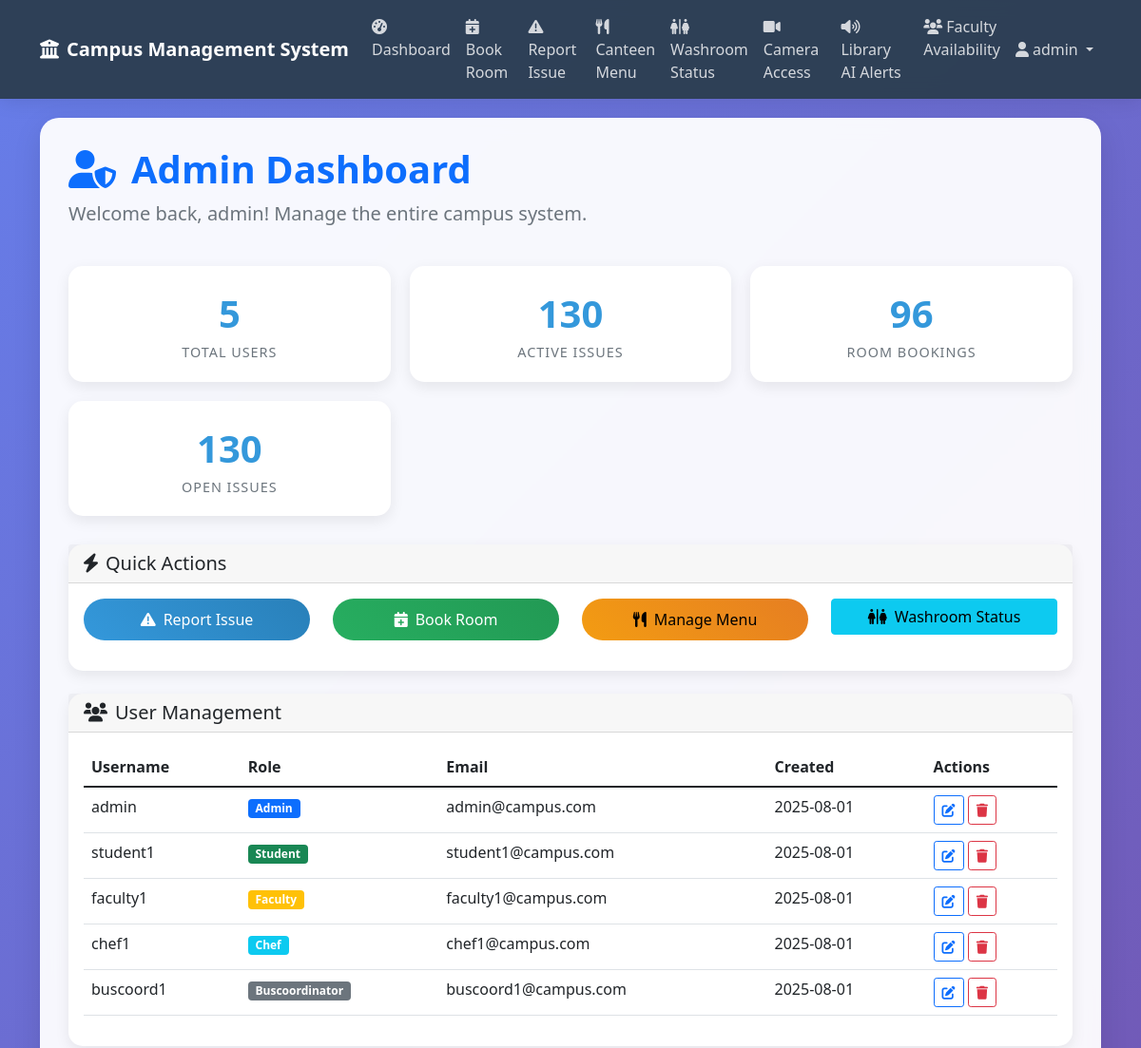
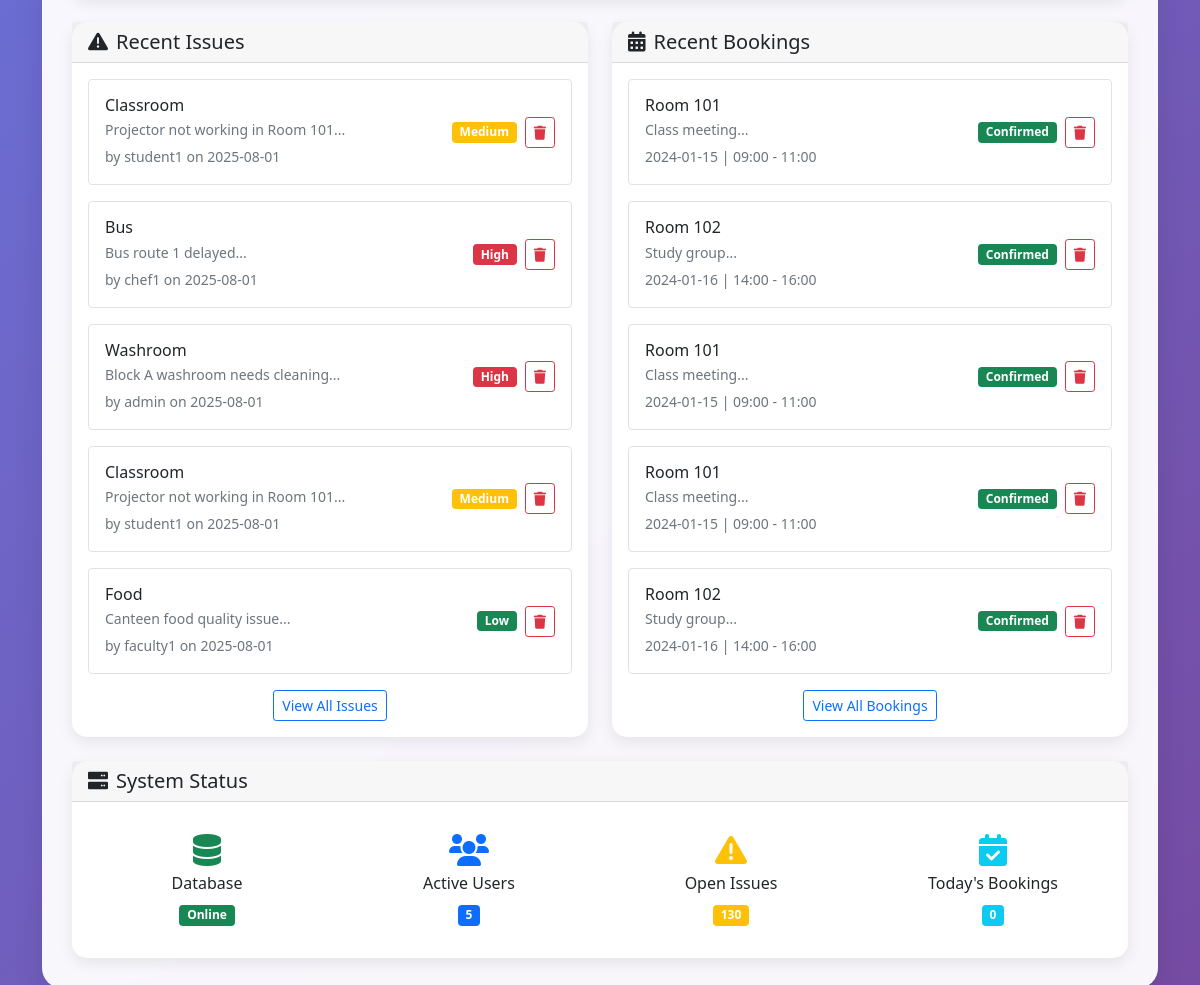
The page /admin/dashboard (signed in) on the database its author committed (2 pictures, top to bottom).
### tables this page shows
CREATE TABLE users (
            id INTEGER PRIMARY KEY AUTOINCREMENT,
            username TEXT UNIQUE NOT NULL,
            password TEXT NOT NULL,
            role TEXT NOT NULL,
            email TEXT,
            created_at TIMESTAMP DEFAULT CURRENT_TIMESTAMP
        );

CREATE TABLE issues (
            id INTEGER PRIMARY KEY AUTOINCREMENT,
            user_id INTEGER,
            category TEXT,
            description TEXT,
            location TEXT,
            priority TEXT DEFAULT 'medium',
            status TEXT DEFAULT 'open',
            created_at TIMESTAMP DEFAULT CURRENT_TIMESTAMP,
            FOREIGN KEY (user_id) REFERENCES users (id)
        );

CREATE TABLE bookings (
            id INTEGER PRIMARY KEY AUTOINCREMENT,
            room_id INTEGER,
            user_id INTEGER,
            booking_date DATE,
            start_time TIME,
            end_time TIME,
            purpose TEXT,
            status TEXT DEFAULT 'confirmed',
            created_at TIMESTAMP DEFAULT CURRENT_TIMESTAMP,
            FOREIGN KEY (room_id) REFERENCES rooms (id),
            FOREIGN KEY (user_id) REFERENCES users (id)
        );

CREATE TABLE rooms (
            id INTEGER PRIMARY KEY AUTOINCREMENT,
            room_name TEXT NOT NULL,
            capacity INTEGER,
            room_type TEXT,
            status TEXT DEFAULT 'available'
        );

### app.py (the view)
@app.route('/admin/dashboard')
def admin_dashboard():
    if 'user_id' not in session or session['role'] != 'admin':
        return redirect(url_for('login'))
    conn = get_db_connection()
    users = conn.execute('SELECT * FROM users').fetchall()
    try:
        issues = conn.execute('SELECT i.*, u.username FROM issues i LEFT JOIN users u ON i.user_id = u.id').fetchall()
    except:
        issues = []
    try:
        bookings = conn.execute('SELECT b.*, r.room_name, u.username FROM bookings b LEFT JOIN rooms r ON b.room_id = r.id LEFT JOIN users u ON b.user_id = u.id').fetchall()
    except:
        bookings = []
    conn.close()
    return render_template('admin_dashboard.html', users=users, issues=issues, bookings=bookings, today=datetime.now().strftime('%Y-%m-%d'))

### templates/admin_dashboard.html (shortened to what this page needs)
{% extends "base.html" %}
{% block content %}
<div class="main-container">
    <div class="row mb-4">
        <div class="col-md-12">
            <h1 class="display-6 fw-bold text-primary">
                <i class="fas fa-user-shield me-3"></i>Admin Dashboard
            </h1>
            <p class="lead text-muted">Welcome back, {{ session.username }}! Manage the entire campus system.</p>
        </div>
    </div>
    <div class="dashboard-stats">
        <div class="stat-card">
            <div class="stat-number">{{ users|length }}</div>
            <div class="stat-label">Total Users</div>
        </div>
        <div class="stat-card">
            <div class="stat-number">{{ issues|length }}</div>
            <div class="stat-label">Active Issues</div>
        </div>
        <div class="stat-card">
            <div class="stat-number">{{ bookings|length }}</div>
            <div class="stat-label">Room Bookings</div>
        </div>
        <div class="stat-card">
            <div class="stat-number">{{ issues|selectattr('status', 'equalto', 'open')|list|length }}</div>
            <div class="stat-label">Open Issues</div>
        </div>
    </div>
    <div class="row mb-4">
        <div class="col-md-12">
            <div class="card">
                <div class="card-header">
                    <h5 class="card-title mb-0">
                        <i class="fas fa-bolt me-2"></i>Quick Actions
                    </h5>
                </div>
                <div class="card-body">
                    <div class="row">
                        <div class="col-md-3 mb-3">
                            <a href="{{ url_for('report_issue') }}" class="btn btn-primary w-100">
                                <i class="fas fa-exclamation-triangle me-2"></i>Report Issue
                            </a>
                        </div>
                        <div class="col-md-3 mb-3">
                            <a href="{{ url_for('book_room') }}" class="btn btn-success w-100">
                                <i class="fas fa-calendar-plus me-2"></i>Book Room
                            </a>
                        </div>
                        <div class="col-md-3 mb-3">
                            <a href="{{ url_for('canteen_menu') }}" class="btn btn-warning w-100">
                                <i class="fas fa-utensils me-2"></i>Manage Menu
                            </a>
                        </div>
                        <div class="col-md-3 mb-3">
                            <a href="{{ url_for('washroom_status') }}" class="btn btn-info w-100">
                                <i class="fas fa-restroom me-2"></i>Washroom Status
                            </a>
                        </div>
                    </div>
                </div>
            </div>
        </div>
    </div>
    <div class="row mb-4">
        <div class="col-md-12">
            <div class="card">
                <div class="card-header">
                    <h5 class="card-title mb-0">
                        <i class="fas fa-users me-2"></i>User Management
                    </h5>
                </div>
                <div class="card-body">
                    <div class="table-responsive">
                        <table class="table table-hover">
                            <thead>
                                <tr>
                                    <th>Username</th>
                                    <th>Role</th>
                                    <th>Email</th>
                                    <th>Created</th>
                                    <th>Actions</th>
                                </tr>
                            </thead>
                            <tbody>
                                {% for user in users %}
                                <tr>
                                    <td>{{ user.username }}</td>
                                    <td>
                                        <span class="badge bg-{{ 'primary' if user.role == 'admin' else 'success' if user.role == 'student' else 'warning' if user.role == 'faculty' else 'info' if user.role == 'chef' else 'secondary' }}">
                                            {{ user.role.title() }}
                                        </span>
                                    </td>
                                    <td>{{ user.email or 'N/A' }}</td>
                                    <td>{{ user.created_at.split(' ')[0] }}</td>
                                    <td>
                                        <button class="btn btn-sm btn-outline-primary">
                                            <i class="fas fa-edit"></i>
                                        </button>
                                        <a href="{{ url_for('delete_item', item_type='user', item_id=user.id) }}"
                                           class="btn btn-sm btn-outline-danger"
                                           onclick="return confirm('Are you sure you want to delete this user?')">
                                            <i class="fas fa-trash"></i>
                                        </a>
                                    </td>
                                </tr>
                                {% endfor %}
                            </tbody>
                        </table>
                    </div>
                </div>
            </div>
        </div>
    </div>
    <div class="row mb-4">
        <div class="col-md-6">
            <div class="card">
                <div class="card-header">
                    <h5 class="card-title mb-0">
                        <i class="fas fa-exclamation-triangle me-2"></i>Recent Issues
                    </h5>
                </div>
                <div class="card-body">
                    {% for issue in issues[:5] %}
                    <div class="d-flex justify-content-between align-items-center mb-3 p-3 border rounded">
                        <div>
                            <h6 class="mb-1">{{ issue.category.title() }}</h6>
                            <p class="mb-1 text-muted small">{{ issue.description[:50] }}...</p>
                            <small class="text-muted">by {{ issue.username }} on {{ issue.created_at.split(' ')[0] }}</small>
                        </div>
                        <div class="d-flex align-items-center">
                            <span class="badge bg-{{ 'danger' if issue.priority == 'high' else 'warning' if issue.priority == 'medium' else 'success' }} me-2">
                                {{ issue.priority.title() }}
                            </span>
                            <a href="{{ url_for('delete_item', item_type='issue', item_id=issue.id) }}"
                               class="btn btn-sm btn-outline-danger"
                               onclick="return confirm('Are you sure you want to delete this issue?')">
                                <i class="fas fa-trash"></i>
                            </a>
                        </div>
                    </div>
                    {% endfor %}
                    <div class="text-center">
                        <a href="{{ url_for('report_issue') }}" class="btn btn-outline-primary btn-sm">
                            View All Issues
                        </a>
                    </div>
                </div>
            </div>
        </div>
        <div class="col-md-6">
            <div class="card">
                <div class="card-header">
                    <h5 class="card-title mb-0">
                        <i class="fas fa-calendar-alt me-2"></i>Recent Bookings
                    </h5>
                </div>
                <div class="card-body">
                    {% for booking in bookings[:5] %}
                    <div class="d-flex justify-content-between align-items-center mb-3 p-3 border rounded">
                        <div>
                            <h6 class="mb-1">{{ booking.room_name }}</h6>
                            <p class="mb-1 text-muted small">{{ booking.purpose[:50] }}...</p>
                            <small class="text-muted">{{ booking.booking_date }} | {{ booking.start_time }} - {{ booking.end_time }}</small>
                        </div>
                        <div class="d-flex align-items-center">
                            <span class="badge bg-success me-2">{{ booking.status.title() }}</span>
                            <a href="{{ url_for('delete_item', item_type='booking', item_id=booking.id) }}"
                               class="btn btn-sm btn-outline-danger"
                               onclick="return confirm('Are you sure you want to delete this booking?')">
                                <i class="fas fa-trash"></i>
                            </a>
                        </div>
                    </div>
                    {% endfor %}
                    <div class="text-center">
                        <a href="{{ url_for('book_room') }}" class="btn btn-outline-primary btn-sm">
                            View All Bookings
                        </a>
                    </div>
                </div>
            </div>
        </div>
    </div>
    <div class="row">
        <div class="col-md-12">
            <div class="card">
                <div class="card-header">
                    <h5 class="card-title mb-0">
                        <i class="fas fa-server me-2"></i>System Status
                    </h5>
                </div>
                <div class="card-body">
                    <div class="row">
                        <div class="col-md-3 text-center">
                            <div class="p-3">
                                <i class="fas fa-database fa-2x text-success mb-2"></i>
                                <h6>Database</h6>
                                <span class="badge bg-success">Online</span>
                            </div>
                        </div>
                        <div class="col-md-3 text-center">
                            <div class="p-3">
                                <i class="fas fa-users fa-2x text-primary mb-2"></i>
                                <h6>Active Users</h6>
                                <span class="badge bg-primary">{{ users|length }}</span>
                            </div>
                        </div>
                        <div class="col-md-3 text-center">
                            <div class="p-3">
                                <i class="fas fa-exclamation-triangle fa-2x text-warning mb-2"></i>
                                <h6>Open Issues</h6>
                                <span class="badge bg-warning">{{ issues|selectattr('status', 'equalto', 'open')|list|length }}</span>
                            </div>
                        </div>
                        <div class="col-md-3 text-center">
                            <div class="p-3">
                                <i class="fas fa-calendar-check fa-2x text-info mb-2"></i>
                                <h6>Today's Bookings</h6>
                                <span class="badge bg-info">{{ bookings|selectattr('booking_date', 'equalto', today)|list|length }}</span>
                            </div>
                        </div>
                    </div>
                </div>
            </div>
        </div>
    </div>
</div>
{% endblock %}

### rows shown on the page
users: username "admin", role "Admin", email "admin@campus.com", created_at "2025-08-01"
users: username "student1", role "Student", email "student1@campus.com", created_at "2025-08-01"
users: username "faculty1", role "Faculty", email "faculty1@campus.com", created_at "2025-08-01"
users: username "chef1", role "Chef", email "chef1@campus.com", created_at "2025-08-01"
users: username "buscoord1", role "Buscoordinator", email "buscoord1@campus.com", created_at "2025-08-01"
issues: category "Classroom", description "Projector not working in Room 101", username "student1", created_at "2025-08-01", priority "Medium"
issues: category "Bus", description "Bus route 1 delayed", username "chef1", created_at "2025-08-01", priority "High"
issues: category "Washroom", description "Block A washroom needs cleaning", username "admin", created_at "2025-08-01", priority "High"
issues: category "Classroom", description "Projector not working in Room 101", username "student1", created_at "2025-08-01", priority "Medium"
issues: category "Food", description "Canteen food quality issue", username "faculty1", created_at "2025-08-01", priority "Low"
bookings: room_name "Room 101", purpose "Class meeting", booking_date "2024-01-15", start_time "09:00", end_time "11:00", status "Confirmed"
bookings: room_name "Room 102", purpose "Study group", booking_date "2024-01-16", start_time "14:00", end_time "16:00", status "Confirmed"
bookings: room_name "Room 101", purpose "Class meeting", booking_date "2024-01-15", start_time "09:00", end_time "11:00", status "Confirmed"
bookings: room_name "Room 101", purpose "Class meeting", booking_date "2024-01-15", start_time "09:00", end_time "11:00", status "Confirmed"
bookings: room_name "Room 102", purpose "Study group", booking_date "2024-01-16", start_time "14:00", end_time "16:00", status "Confirmed"

### other values the page prints
{{ session.username }} "admin"
{{ users|length }} "5"
{{ issues|length }} "130"
{{ bookings|length }} "96"
{{ issues|selectattr('status', 'equalto', 'open')|list|length }} "130"
{{ bookings|selectattr('booking_date', 'equalto', today)|list|length }} "0"
